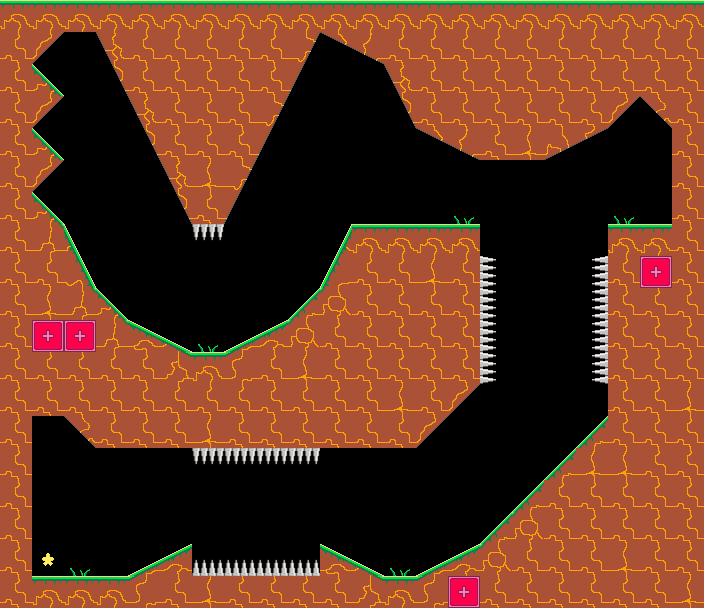

This game map was drawn from its Tiled (.tmx) file and the tilesets committed beside it. A one-line description and the full map source follow:
An orthogonal 22x19 tile map with 32x32 px tiles, 1 tile layer (tiles) and 2 objects (spawn).

<map version="1.10" tiledversion="1.11.0" orientation="orthogonal" renderorder="right-down" width="22" height="19" tilewidth="32" tileheight="32" infinite="0" nextlayerid="3" nextobjectid="3">
 <editorsettings>
  <export target="../../../assets/levels/012.json" format="json" />
 </editorsettings>
 <tileset firstgid="1" source="../tileset.tsx" />
 <layer id="1" name="tiles" width="22" height="19">
  <data encoding="csv">
26,26,26,26,26,26,26,26,26,26,26,26,26,26,26,26,26,26,26,26,26,26,
33,22,0,17,33,33,33,33,33,18,7,8,33,33,33,33,33,33,33,33,33,33,
33,16,0,23,33,33,33,33,33,24,0,0,17,33,33,33,33,33,33,33,33,33,
33,22,0,0,17,33,33,33,18,0,0,0,23,33,33,33,33,33,33,22,21,33,
33,16,0,0,23,33,33,33,24,0,0,0,0,7,8,33,37,9,10,0,0,33,
33,22,0,0,0,17,37,18,0,0,0,0,0,0,0,0,0,0,0,0,0,33,
33,16,0,0,0,23,33,24,0,0,0,0,0,0,28,0,0,0,0,28,0,33,
33,34,6,0,0,0,32,0,0,0,5,26,26,26,26,13,13,0,0,26,26,33,
33,33,12,0,0,0,0,0,0,0,11,33,33,37,33,27,13,0,25,33,19,33,
33,37,34,16,0,0,0,0,0,15,29,33,33,33,33,27,0,0,25,33,33,33,
33,19,19,34,3,4,28,1,2,29,33,33,33,33,33,27,0,0,25,33,33,33,
33,33,33,33,33,35,26,30,33,37,33,33,33,33,33,27,0,0,25,33,33,33,
33,33,33,33,33,33,33,33,33,33,33,33,37,33,22,0,0,13,13,33,33,37,
33,0,21,33,33,33,37,33,33,33,33,33,33,22,0,0,13,13,15,33,33,33,
33,0,0,0,0,0,32,32,32,32,0,0,0,0,0,13,13,15,37,37,33,33,
33,0,0,0,0,0,0,0,0,0,0,0,0,0,13,13,15,33,33,33,33,33,
33,13,0,0,0,0,0,13,13,13,13,13,0,13,13,15,29,33,33,33,33,33,
33,14,28,13,1,2,20,20,20,20,3,4,28,1,2,29,33,33,33,37,33,33,
33,26,26,26,30,33,37,33,33,33,33,35,26,30,19,33,33,33,33,33,33,37
</data>
 </layer>
 <objectgroup id="2" name="spawns">
  <object id="1" name="spawn" x="83.5" y="68">
   <point />
  </object>
  <object id="2" x="112" y="40.5" width="86" height="19">
   <text wrap="1">$TUTORIAL2</text>
  </object>
 </objectgroup>
</map>
